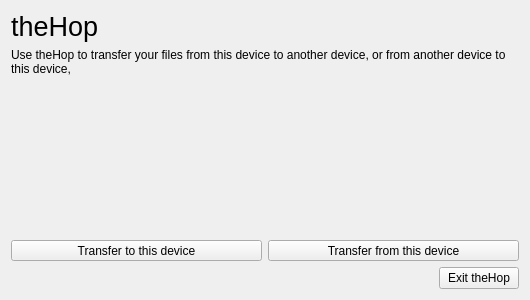
<?xml version="1.0" encoding="UTF-8"?>
<ui version="4.0">
 <class>WelcomeWindow</class>
 <widget class="QMainWindow" name="WelcomeWindow">
  <property name="geometry">
   <rect>
    <x>0</x>
    <y>0</y>
    <width>530</width>
    <height>300</height>
   </rect>
  </property>
  <property name="windowTitle">
   <string>theHop</string>
  </property>
  <widget class="QWidget" name="centralWidget">
   <layout class="QVBoxLayout" name="verticalLayout">
    <item>
     <widget class="QLabel" name="label">
      <property name="font">
       <font>
        <pointsize>20</pointsize>
       </font>
      </property>
      <property name="text">
       <string>theHop</string>
      </property>
     </widget>
    </item>
    <item>
     <widget class="QLabel" name="label_2">
      <property name="text">
       <string>Use theHop to transfer your files from this device to another device, or from another device to this device,</string>
      </property>
      <property name="wordWrap">
       <bool>true</bool>
      </property>
     </widget>
    </item>
    <item>
     <spacer name="verticalSpacer">
      <property name="orientation">
       <enum>Qt::Vertical</enum>
      </property>
      <property name="sizeHint" stdset="0">
       <size>
        <width>20</width>
        <height>40</height>
       </size>
      </property>
     </spacer>
    </item>
    <item>
     <layout class="QHBoxLayout" name="horizontalLayout">
      <item>
       <widget class="QToolButton" name="TransferToButton">
        <property name="sizePolicy">
         <sizepolicy hsizetype="Preferred" vsizetype="Preferred">
          <horstretch>0</horstretch>
          <verstretch>0</verstretch>
         </sizepolicy>
        </property>
        <property name="text">
         <string>Transfer to this device</string>
        </property>
        <property name="icon">
         <iconset theme="go-previous">
          <normaloff>.</normaloff>.</iconset>
        </property>
        <property name="iconSize">
         <size>
          <width>64</width>
          <height>64</height>
         </size>
        </property>
        <property name="toolButtonStyle">
         <enum>Qt::ToolButtonTextUnderIcon</enum>
        </property>
       </widget>
      </item>
      <item>
       <widget class="QToolButton" name="toolButton">
        <property name="sizePolicy">
         <sizepolicy hsizetype="Preferred" vsizetype="Preferred">
          <horstretch>0</horstretch>
          <verstretch>0</verstretch>
         </sizepolicy>
        </property>
        <property name="text">
         <string>Transfer from this device</string>
        </property>
        <property name="icon">
         <iconset theme="go-next">
          <normaloff>.</normaloff>.</iconset>
        </property>
        <property name="iconSize">
         <size>
          <width>64</width>
          <height>64</height>
         </size>
        </property>
        <property name="toolButtonStyle">
         <enum>Qt::ToolButtonTextUnderIcon</enum>
        </property>
       </widget>
      </item>
     </layout>
    </item>
    <item>
     <layout class="QHBoxLayout" name="horizontalLayout_2">
      <item>
       <spacer name="horizontalSpacer">
        <property name="orientation">
         <enum>Qt::Horizontal</enum>
        </property>
        <property name="sizeHint" stdset="0">
         <size>
          <width>40</width>
          <height>20</height>
         </size>
        </property>
       </spacer>
      </item>
      <item>
       <widget class="QPushButton" name="exitButton">
        <property name="text">
         <string>Exit theHop</string>
        </property>
        <property name="icon">
         <iconset theme="application-exit">
          <normaloff>.</normaloff>.</iconset>
        </property>
       </widget>
      </item>
     </layout>
    </item>
   </layout>
  </widget>
 </widget>
 <layoutdefault spacing="6" margin="11"/>
 <resources/>
 <connections/>
</ui>
